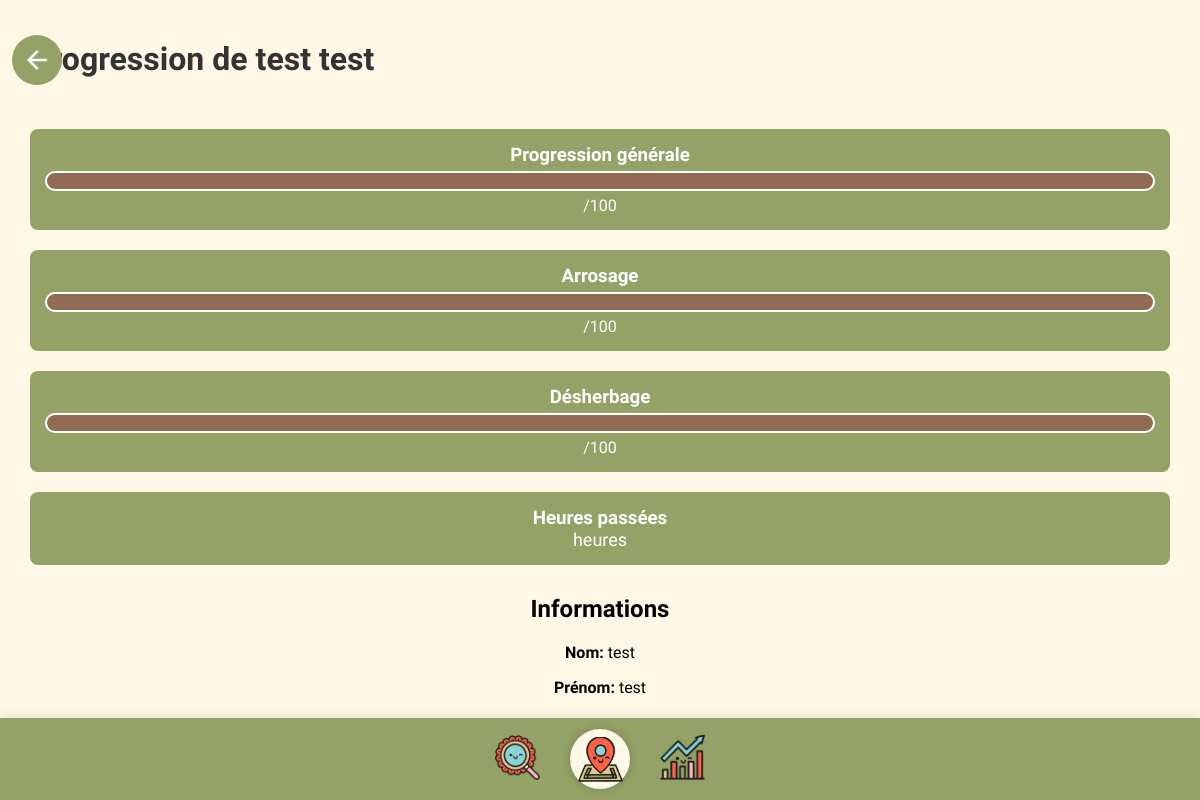
The page /progression/1 on the database as committed earlier.
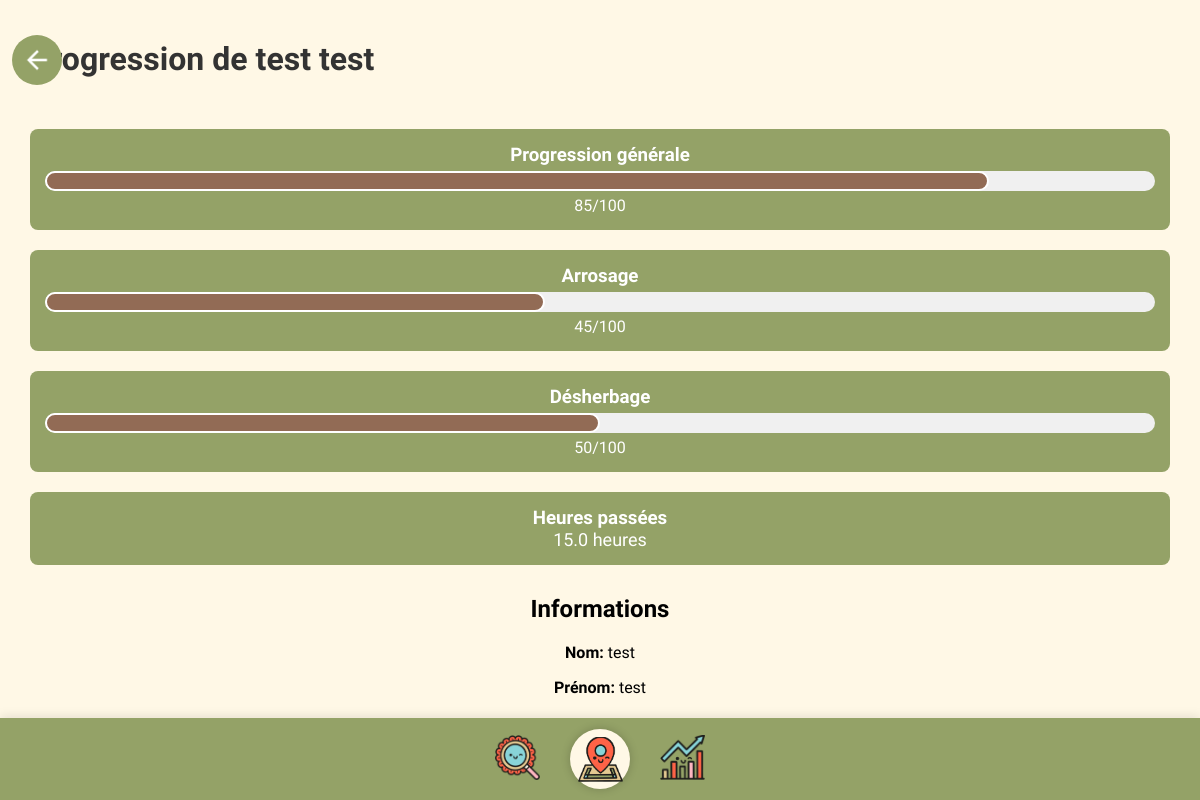
The same page on the database as committed later.
### tables this page shows
CREATE TABLE utilisateur (
        id_utilisateur INTEGER PRIMARY KEY AUTOINCREMENT,
        nom TEXT NOT NULL,
        prenom TEXT NOT NULL,
        tel TEXT,
        email TEXT UNIQUE NOT NULL,
        mdp TEXT NOT NULL,
        classe TEXT
    );

CREATE TABLE progression (
        id_utilisateur INTEGER,
        general TEXT,
        arrosage TEXT,
        desherbage TEXT,
        heures_passees REAL,
        PRIMARY KEY (id_utilisateur),
        FOREIGN KEY (id_utilisateur) REFERENCES utilisateur(id_utilisateur) ON DELETE CASCADE
    );

### routes/progression_routes.py (the view)
@progression_bp.route('/progression/<int:user_id>')
def user_progression(user_id):
    user_info, progression_data = get_user_progression(user_id)
    if not user_info:
        return redirect('/defis')
    return render_template('progression.html', user=user_info, progression=progression_data)

### backend/database_functions.py (called while the page is built)
def get_user_progression(user_id):
    conn = sqlite3.connect("./backend/plantes.db")
    cursor = conn.cursor()
    cursor.execute('''
    SELECT id_utilisateur, nom, prenom, email, classe
    FROM utilisateur
    WHERE id_utilisateur = ?
    ''', (user_id,))
    user_info = cursor.fetchone()
    if not user_info:
        conn.close()
        return None, None
    cursor.execute('''
    SELECT general, arrosage, desherbage, heures_passees
    FROM progression
    WHERE id_utilisateur = ?
    ''', (user_id,))
    progression_data = cursor.fetchone()
    conn.close()
    return user_info, progression_data

### templates/progression.html (shortened to what this page needs)
<!DOCTYPE html>
<html lang="fr">
<head>
  <link rel="stylesheet" href="{{ url_for('static', filename='global.css') }}" />
  <link rel="stylesheet" href="{{ url_for('static', filename='progression.css') }}" />
</head>
<body>
  <div class="container">
    <div class="main-header">
      <a href="{{ url_for('defis.defis') }}" class="back-button">
        <img src="static/images/bouton_retour.png" alt="Retour" />
      </a>
      <h1 class="page-title">Progression de {{ user[2] }} {{ user[1] }}</h1>
    </div>
    <div class="progression-details">
      <div class="progress-section progress-general">
        <h3 class="progress-title">Progression générale</h3>
        <div class="progress-container">
          <div class="progress-bar progress-bar-general"></div>
        </div>
        <div class="score">{{ progression[0] }}/100</div>
      </div>
      <div class="progress-section progress-arrosage">
        <h3 class="progress-title">Arrosage</h3>
        <div class="progress-container">
          <div class="progress-bar progress-bar-arrosage"></div>
        </div>
        <div class="score">{{ progression[1] }}/100</div>
      </div>
      <div class="progress-section progress-desherbage">
        <h3 class="progress-title">Désherbage</h3>
        <div class="progress-container">
          <div class="progress-bar progress-bar-desherbage"></div>
        </div>
        <div class="score">{{ progression[2] }}/100</div>
      </div>
      <div class="progress-section progress-heures">
        <h3 class="progress-title">Heures passées</h3>
        <div class="hours">{{ progression[3] }} heures</div>
      </div>
    </div>
    <div class="user-info">
      <h2>Informations</h2>
      <p><strong>Nom:</strong> {{ user[1] }}</p>
      <p><strong>Prénom:</strong> {{ user[2] }}</p>
    </div>
  </div>
  <div class="group-wrapper">
    <div class="group-8">
      <a href="{{ url_for('info.index') }}">
        <img class="loupe" src="static/images/loupe.png" />
      </a>
      <a href="{{ url_for('accueil.accueil') }}">
        <div class="map-wrapper">
          <img class="map" src="static/images/map.png" />
        </div>
      </a>
      <a href="{{ url_for('defis.defis') }}">
        <img class="resultats" src="static/images/resultats.png" />
      </a>
    </div>
  </div>
</body>
</html>

### static/global.css (style rules this page uses)
body { background-color: #FFF8E6; font-family: "DynaPuff", cursive; margin: 0; padding-bottom: 80px; display: flex; flex-direction: column; align-items: center; text-align: center; padding : 20px 10px; }
h1 { text-align: center; font-size: 24px; margin-top: 20px; }
.group-wrapper { position: fixed; width: 100%; height: 82px; bottom: 0; background-color: #94A267; display: flex; justify-content: center; align-items: center; z-index: 9999; box-shadow: 0 -2px 10px rgba(0, 0, 0, 0.1); }
.group-8 { display: flex; align-items: center; justify-content: center; gap: 40px; }
.group-8 img { height: 40px; width: auto; object-fit: cover; }
.map-wrapper { width: 60px; height: 60px; background-color: #FFF8E6; border-radius: 50%; display: flex; align-items: center; justify-content: center; box-shadow: 0 0 10px rgba(0, 0, 0, 0.2); }
.map { width: 40px; height: 40px; object-fit: cover; }

### static/progression.css (style rules this page uses)
.container { width: 100%; max-width: 1200px; margin: 0 auto; padding: 0 20px; box-sizing: border-box; }
.progress-section { background-color: #94A267; padding: 15px; margin-bottom: 20px; border-radius: 8px; }
.progress-section h3 { margin: 0; color: white; }
.progress-container { width: 100%; height: 20px; background-color: #f0f0f0; border-radius: 10px; margin: 5px 0; overflow: hidden; box-sizing: border-box; }
.progress-bar { height: 100%; background-color: #926B55; border-radius: 10px; transition: width 0.5s ease-in-out; border: 2px solid white; box-sizing: border-box; }
.score { color: white; }
.hours { color: white; font-size: 18px; }
.main-header { display: flex; align-items: center; justify-content: space-between; margin-bottom: 30px; }
.page-title { font-size: 32px; color: #333; }
.user-info { margin-top: 30px; }
.back-button { color: white; position: absolute; left: 1%; background-color: #94a267; width: 50px; height: 50px; border: none; border-radius: 50%; text-align: center; display: flex; align-items: center; justify-content: center; cursor: pointer; transition: background-color 0.3s; }
.back-button img { width: 30px; height: 30px; }
.group-wrapper { position: fixed; width: 100%; display: flex; justify-content: center; bottom: 0; left: 0; padding: 10px 0; box-sizing: border-box; }
.group-8 { display: flex; gap: 30px; }
.group-8 img { width: 45px; height: 45px; }

Rows that differ between the two databases and show on the page:
added progression: general "85", arrosage "45", desherbage "50", heures_passees "15.0"
